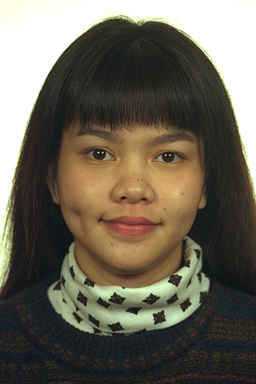
%> input picture 3-1算法-Algorithms_MathModels/《MATLAB图像处理》源文件/本书源文件/chap15/girl1.bmp, 256 x 384 px
$ octave chap15_9.m   (GNU Octave 9; MATLAB toolbox functions it lacks are replaced by stand-ins)
%> lines starting %> are read from the running program, lines starting %| are printed output that depends on the picture; in (x1, y1, x2, y2) boxes, pixels count from 0 and x2, y2 are one past the last pixel; in counts of white or black regions, pixels touching at a corner belong together; the program's own positions count from 1
%> further down, I is the input picture: size 384x256x3 uint8; mean R, G, B 106.9, 100.6, 87.3
### 3-1算法-Algorithms_MathModels/《MATLAB图像处理》源文件/本书源文件/chap15/refine_face_detection.m
function BW=refine_face_detection(I)
% I是待识别的彩色图像，BW是检测到二值人脸图像
%%肤色聚类
I1=I;             %输入图像矩阵I
R=I1(:,:,1);      %获取RGB图像矩阵I的R、G、B取值
G=I1(:,:,2);
B=I1(:,:,3);
Y=0.299*R+0.587*G+0.114*B; %进行颜色空间转换 计算Y 和Cb
Cb=-0.1687*R-0.3313*G+0.5000*B+128;
for Cb=133:165
    r=(Cb-128)*1.402+Y;  %将YCrCb空间中Cb=133:165中的区域确定
    r1=find(R==r);       %产生肤色聚类的二值矩阵
    R(r1)=255;           %对肤色聚类的区域
    G(r1)=255;
    B(r1)=255;
end
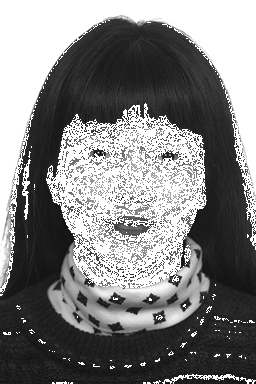
%> G: size 384x256 uint8; min 4, max 255, mean 128.7
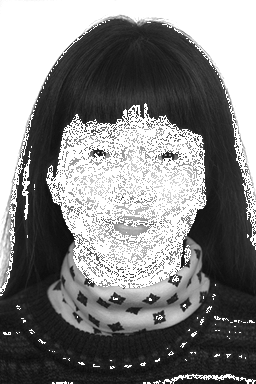
%> R: size 384x256 uint8; min 1, max 255, mean 129.5
I1(:,:,1)=R;            %生成肤色聚类后的图像
I1(:,:,2)=G;
I1(:,:,3)=B;
J=im2bw(I1,0.99);       %转换成灰度图像
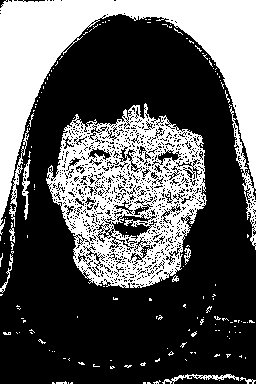
%> J: size 384x256 logical; 35% white; 168 white regions (156 under 20 px), largest, box (x1, y1, x2, y2) and area: (0, 0, 256, 250) 17377, (46, 103, 207, 288) 15262, (9, 128, 29, 227) 303
%% 膨胀和腐蚀
SE1=strel('square',8);
BW1=imdilate(J,SE1);%先小面积膨胀
%> BW1: size 384x256 logical; 55.9% white; 10 black regions (6 under 20 px), largest, box (x1, y1, x2, y2) and area: (0, 19, 256, 384) 43224, (220, 325, 231, 333) 31, (0, 271, 4, 282) 30, (0, 245, 8, 251) 20
BW1=imfill(BW1,'holes');%填充区域里的洞
%> BW1: size 384x256 logical; 56% white; 5 black regions (2 under 20 px), largest, box (x1, y1, x2, y2) and area: (0, 19, 256, 384) 43224, (0, 271, 4, 282) 30, (0, 245, 8, 251) 20
SE1=strel('square',20);
BW1=imerode(BW1,SE1);%大面积的腐蚀
%> BW1: size 384x256 logical; 34.5% white; 4 white regions (1 under 20 px), largest, box (x1, y1, x2, y2) and area: (54, 111, 200, 282) 17748, (0, 0, 256, 235) 16144, (210, 381, 218, 384) 24
SE1=strel('square',12);
BW1=imdilate(BW1,SE1);%膨胀，恢复人脸区域
%> BW1: size 384x256 logical; 42.5% white; 4 white regions, box (x1, y1, x2, y2) and area: (49, 106, 206, 288) 21422, (0, 0, 256, 241) 20094, (205, 376, 224, 384) 152, (0, 255, 12, 267) 144
%% 定位人脸的大致区域
[B,L,N]=bwboundaries(BW1,'noholes');%边界跟踪
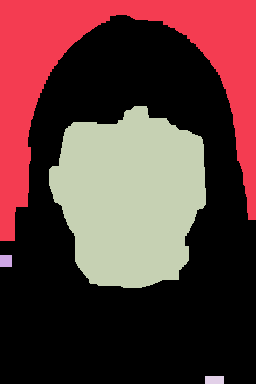
%> L: size 384x256 double; 5 distinct labels, from 0 to 4; one colour per label, 0 black
%> B = 4 boundaries; box (x1, y1, x2, y2) and points: (0, 0, 256, 241) 1281, (49, 106, 206, 288) 569, (205, 376, 224, 384) 51, (0, 255, 12, 267) 45; N = 4
a=zeros(1,N);
for i1=1:N
    a(i1)=length(find(L==i1)); %获取斑点位置
end
%> this loop made 4 passes
%> after the loop, a = [20094 144 21422 152]
a1=find(a==max(a));
%> a1 = 3
L1=(abs(L-a1))*255;
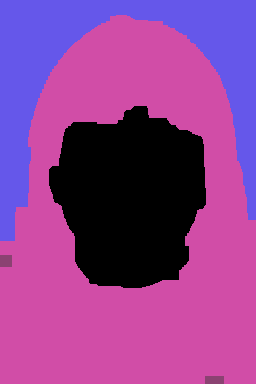
%> L1: size 384x256 double; 4 distinct labels, from 0 to 765; one colour per label, 0 black
I2=double(rgb2gray(I)); %原彩色图像转灰度图像
I3=uint8(I2-L1);        %消除斑点
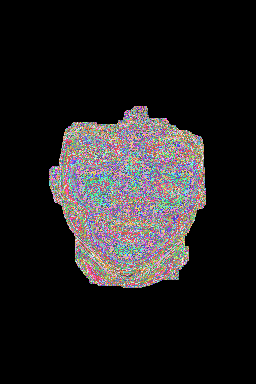
%> I3: size 384x256 uint8; 185 distinct labels, from 0 to 224; one colour per label, 0 black
BW=I3;                   %返回结果

### 3算法/Algorithms_MathModels/《MATLAB图像处理》源文件/本书源文件/chap15/Gabor_hy.m
function Gabor= Gabor_hy(Sx,Sy,f,theta,sigma)
% Sx,Sy是滤波器窗口长度，f是中心频率，theta是滤波器的方向，sigma是高斯窗的方差
x = -fix(Sx):fix(Sx); %Gabor滤波器的窗口长度
y = -fix(Sy):fix(Sy);
[x y]=meshgrid(x,y);
xPrime = x*cos(theta) + y*sin(theta);
yPrime = y*cos(theta) - x*sin(theta);
Gabor = (1/(2*pi*sigma.^2)) .* exp(-.5*(xPrime.^2+yPrime.^2)/sigma.^2).*... %Gabor滤波器
                  (exp(j*f*xPrime)-exp(-(f*sigma)^2/2));

### 3-1算法-Algorithms_MathModels/《MATLAB图像处理》源文件/本书源文件/chap15/chap15_9.m
clear all;  			%清除工作空间，关闭图形窗口，清除命令行
close all;
clc;
I=imread('girl1.bmp');
I1=refine_face_detection(I); 			%人脸分割
[m,n]=size(I1);
%> m = 384; n = 256
theta1=0;							%方向
theta2=pi/2;
f = 0.88;							%中心频率
sigma = 2.6;						%方差
Sx = 5;
Sy = 5;							%窗宽度和长度
Gabor1=Gabor_hy(Sx,Sy,f,theta1,sigma);%产生Gabor变换的窗口函数
Gabor2=Gabor_hy(Sx,Sy,f,theta2,sigma);%产生Gabor变换的窗口函数
Regabout1=conv2(I1,double(real(Gabor1)),'same');
Regabout2=conv2(I1,double(real(Gabor2)),'same');
set(0,'defaultFigurePosition',[100,100,1200,450]); %修改图形图像位置的默认设置
set(0,'defaultFigureColor',[1 1 1])                 %修改图形背景颜色的设置
figure,
subplot(131),imshow(I);
subplot(132),imshow(Regabout1);
subplot(133),imshow(Regabout2);
%> after `imshow(Regabout2)`:
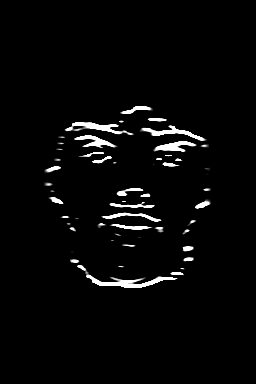
%> displayed picture: size 384x256, on the screen's scale of 0 to 255; min 0, max 255, mean 7.6

$ run again, with 3-1算法-Algorithms_MathModels/《MATLAB图像处理》源文件/本书源文件/chap15/girl2.bmp copied over 3-1算法-Algorithms_MathModels/《MATLAB图像处理》源文件/本书源文件/chap15/girl1.bmp
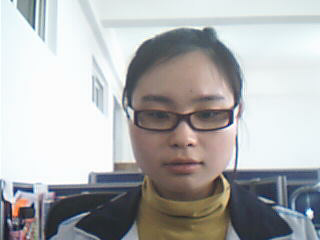
%> input picture 3-1算法-Algorithms_MathModels/《MATLAB图像处理》源文件/本书源文件/chap15/girl2.bmp, 320 x 240 px
%> I is the input picture: size 240x320x3 uint8; mean R, G, B 176.7, 177.6, 178.1
%> after the loop in refine_face_detection, `for Cb=133:165`:
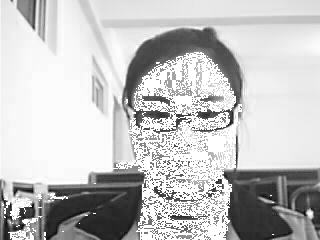
%> R: size 240x320 uint8; min 0, max 255, mean 194.2
%> J: size 240x320 logical; 16.1% white; 143 white regions (131 under 20 px), largest, box (x1, y1, x2, y2) and area: (113, 52, 242, 240) 11230, (8, 227, 34, 240) 150, (10, 198, 24, 220) 89
%> L: size 240x320 double; 3 distinct labels, from 0 to 2
%> in refine_face_detection, `[B,L,N]=bwboundaries(BW1,'noholes');`: B = 2 boundaries; box (x1, y1, x2, y2) and points: (131, 54, 240, 240) 553, (5, 199, 34, 240) 143; N = 2
%> the loop in refine_face_detection, `for i1=1:N` made 2 passes
%> after the loop in refine_face_detection, `for i1=1:N`: a = [839 16446]
%> a1 = 2
%> L1: size 240x320 double; 3 distinct labels, from 0 to 510
%> I3: size 240x320 uint8; 224 distinct labels, from 0 to 253
%> `imshow(Regabout2)`:
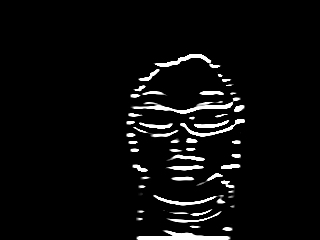
%> displayed picture: size 240x320, on the screen's scale of 0 to 255; min 0, max 255, mean 11.8

$ run again, with 3-1算法-Algorithms_MathModels/《MATLAB图像处理》源文件/本书源文件/chap15/girl3.bmp copied over 3-1算法-Algorithms_MathModels/《MATLAB图像处理》源文件/本书源文件/chap15/girl1.bmp
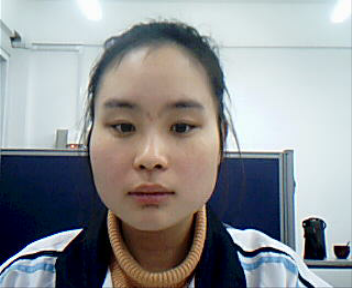
%> input picture 3-1算法-Algorithms_MathModels/《MATLAB图像处理》源文件/本书源文件/chap15/girl3.bmp, 352 x 288 px
%> I is the input picture: size 288x352x3 uint8; mean R, G, B 142.8, 145.5, 148
%> after the loop in refine_face_detection, `for Cb=133:165`:
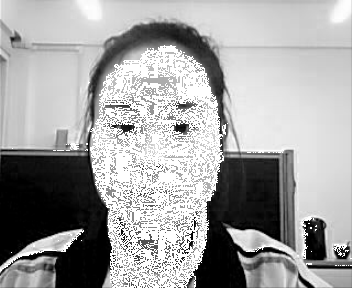
%> R: size 288x352 uint8; min 0, max 255, mean 163
%> J: size 288x352 logical; 18.1% white; 92 white regions (80 under 20 px), largest, box (x1, y1, x2, y2) and area: (90, 45, 224, 288) 17682, (18, 249, 57, 258) 77, (61, 233, 81, 252) 68
%> L: size 288x352 double; values 0 (black) and 1 (white), 24.6% white; 1 white region, box (x1, y1, x2, y2) and area: (92, 47, 223, 288) 24908
%> in refine_face_detection, `[B,L,N]=bwboundaries(BW1,'noholes');`: B = 1 boundary; box (x1, y1, x2, y2) and points: (92, 47, 223, 288) 659; N = 1
%> the loop in refine_face_detection, `for i1=1:N` made 1 pass
%> `imshow(Regabout2)`:
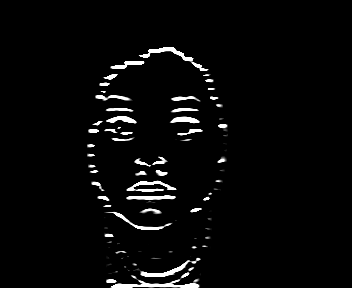
%> displayed picture: size 288x352, on the screen's scale of 0 to 255; min 0, max 255, mean 8.3

$ run again, with 3-1算法-Algorithms_MathModels/《MATLAB图像处理》源文件/本书源文件/chap15/boy1.bmp copied over 3-1算法-Algorithms_MathModels/《MATLAB图像处理》源文件/本书源文件/chap15/girl1.bmp
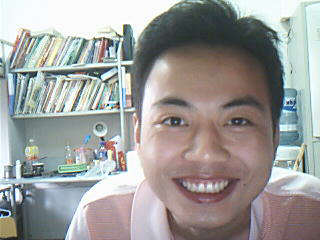
%> input picture 3-1算法-Algorithms_MathModels/《MATLAB图像处理》源文件/本书源文件/chap15/boy1.bmp, 320 x 240 px
%> I is the input picture: size 240x320x3 uint8; mean R, G, B 157.5, 156.8, 155.3
%> J: size 240x320 logical; 26.6% white; 305 white regions (281 under 20 px), largest, box (x1, y1, x2, y2) and area: (83, 47, 320, 240) 17830, (0, 218, 18, 238) 285, (12, 25, 30, 53) 157
%> L: size 240x320 double; 6 distinct labels, from 0 to 5
%> in refine_face_detection, `[B,L,N]=bwboundaries(BW1,'noholes');`: B = 5 boundaries; box (x1, y1, x2, y2) and points: (84, 51, 320, 240) 952, (0, 219, 16, 240) 69, (49, 89, 62, 110) 65, (16, 27, 30, 47) 62, (45, 44, 60, 59) 57; N = 5
%> the loop in refine_face_detection, `for i1=1:N` made 5 passes
%> after the loop in refine_face_detection, `for i1=1:N`: a = [326 265 225 273 28968]
%> a1 = 5
%> L1: size 240x320 double; 6 distinct labels, from 0 to 1275
%> `imshow(Regabout2)`:
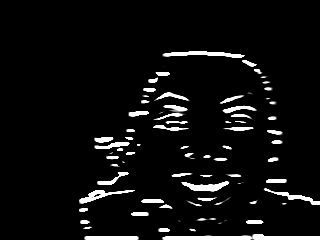
%> displayed picture: size 240x320, on the screen's scale of 0 to 255; min 0, max 255, mean 14.9
